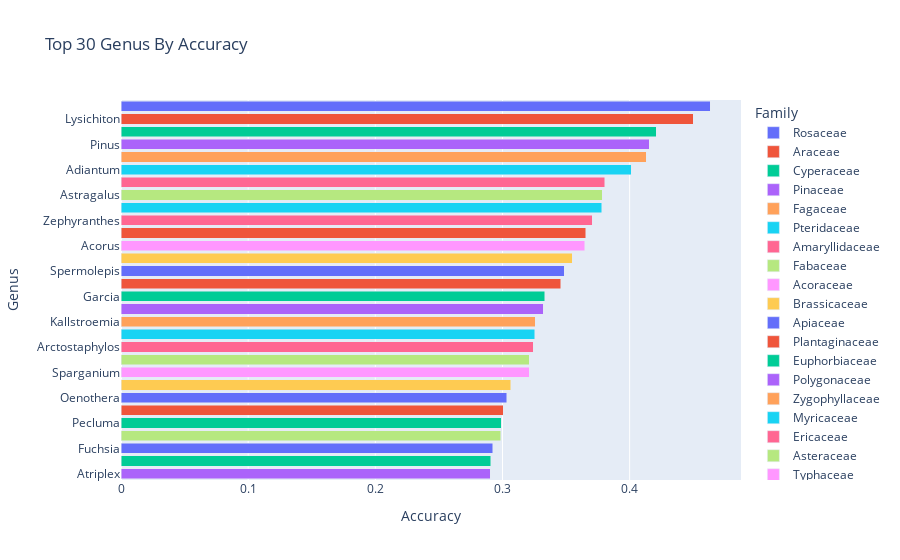

Here is the notebook cell this chart was saved with:
### Code cell
mapping = plot_top_n(correct_genus, 30, "Top 30 Genus By Accuracy", "genus", horizontal=True, color='lightgreen')

### Figure 1 — Plotly figure (JSON) as saved in the notebook; plotly's stock layout.template omitted (floating-point values rounded to 4 significant figures)
{"data": [{"alignmentgroup": "True", "hovertemplate": "Family=Rosaceae<br>Accuracy=%{x}<br>Genus=%{y}<extra></extra>", "legendgroup": "Rosaceae", "marker": {"color": "#636efa", "pattern": {"shape": ""}}, "name": "Rosaceae", "offsetgroup": "Rosaceae", "orientation": "h", "showlegend": true, "textposition": "auto", "type": "bar", "x": [0.4632], "xaxis": "x", "y": ["Crataegus"], "yaxis": "y"}, {"alignmentgroup": "True", "hovertemplate": "Family=Araceae<br>Accuracy=%{x}<br>Genus=%{y}<extra></extra>", "legendgroup": "Araceae", "marker": {"color": "#EF553B", "pattern": {"shape": ""}}, "name": "Araceae", "offsetgroup": "Araceae", "orientation": "h", "showlegend": true, "textposition": "auto", "type": "bar", "x": [0.45, 0.3654], "xaxis": "x", "y": ["Lysichiton", "Anthurium"], "yaxis": "y"}, {"alignmentgroup": "True", "hovertemplate": "Family=Cyperaceae<br>Accuracy=%{x}<br>Genus=%{y}<extra></extra>", "legendgroup": "Cyperaceae", "marker": {"color": "#00cc96", "pattern": {"shape": ""}}, "name": "Cyperaceae", "offsetgroup": "Cyperaceae", "orientation": "h", "showlegend": true, "textposition": "auto", "type": "bar", "x": [0.4208], "xaxis": "x", "y": ["Carex"], "yaxis": "y"}, {"alignmentgroup": "True", "hovertemplate": "Family=Pinaceae<br>Accuracy=%{x}<br>Genus=%{y}<extra></extra>", "legendgroup": "Pinaceae", "marker": {"color": "#ab63fa", "pattern": {"shape": ""}}, "name": "Pinaceae", "offsetgroup": "Pinaceae", "orientation": "h", "showlegend": true, "textposition": "auto", "type": "bar", "x": [0.4154], "xaxis": "x", "y": ["Pinus"], "yaxis": "y"}, {"alignmentgroup": "True", "hovertemplate": "Family=Fagaceae<br>Accuracy=%{x}<br>Genus=%{y}<extra></extra>", "legendgroup": "Fagaceae", "marker": {"color": "#FFA15A", "pattern": {"shape": ""}}, "name": "Fagaceae", "offsetgroup": "Fagaceae", "orientation": "h", "showlegend": true, "textposition": "auto", "type": "bar", "x": [0.413], "xaxis": "x", "y": ["Quercus"], "yaxis": "y"}, {"alignmentgroup": "True", "hovertemplate": "Family=Pteridaceae<br>Accuracy=%{x}<br>Genus=%{y}<extra></extra>", "legendgroup": "Pteridaceae", "marker": {"color": "#19d3f3", "pattern": {"shape": ""}}, "name": "Pteridaceae", "offsetgroup": "Pteridaceae", "orientation": "h", "showlegend": true, "textposition": "auto", "type": "bar", "x": [0.4012, 0.378], "xaxis": "x", "y": ["Adiantum", "Hemionitis"], "yaxis": "y"}, {"alignmentgroup": "True", "hovertemplate": "Family=Amaryllidaceae<br>Accuracy=%{x}<br>Genus=%{y}<extra></extra>", "legendgroup": "Amaryllidaceae", "marker": {"color": "#FF6692", "pattern": {"shape": ""}}, "name": "Amaryllidaceae", "offsetgroup": "Amaryllidaceae", "orientation": "h", "showlegend": true, "textposition": "auto", "type": "bar", "x": [0.3804, 0.3708], "xaxis": "x", "y": ["Hippeastrum", "Zephyranthes"], "yaxis": "y"}, {"alignmentgroup": "True", "hovertemplate": "Family=Fabaceae<br>Accuracy=%{x}<br>Genus=%{y}<extra></extra>", "legendgroup": "Fabaceae", "marker": {"color": "#B6E880", "pattern": {"shape": ""}}, "name": "Fabaceae", "offsetgroup": "Fabaceae", "orientation": "h", "showlegend": true, "textposition": "auto", "type": "bar", "x": [0.3786, 0.2985], "xaxis": "x", "y": ["Astragalus", "Brownea"], "yaxis": "y"}, {"alignmentgroup": "True", "hovertemplate": "Family=Acoraceae<br>Accuracy=%{x}<br>Genus=%{y}<extra></extra>", "legendgroup": "Acoraceae", "marker": {"color": "#FF97FF", "pattern": {"shape": ""}}, "name": "Acoraceae", "offsetgroup": "Acoraceae", "orientation": "h", "showlegend": true, "textposition": "auto", "type": "bar", "x": [0.3649], "xaxis": "x", "y": ["Acorus"], "yaxis": "y"}, {"alignmentgroup": "True", "hovertemplate": "Family=Brassicaceae<br>Accuracy=%{x}<br>Genus=%{y}<extra></extra>", "legendgroup": "Brassicaceae", "marker": {"color": "#FECB52", "pattern": {"shape": ""}}, "name": "Brassicaceae", "offsetgroup": "Brassicaceae", "orientation": "h", "showlegend": true, "textposition": "auto", "type": "bar", "x": [0.3547], "xaxis": "x", "y": ["Boechera"], "yaxis": "y"}, {"alignmentgroup": "True", "hovertemplate": "Family=Apiaceae<br>Accuracy=%{x}<br>Genus=%{y}<extra></extra>", "legendgroup": "Apiaceae", "marker": {"color": "#636efa", "pattern": {"shape": ""}}, "name": "Apiaceae", "offsetgroup": "Apiaceae", "orientation": "h", "showlegend": true, "textposition": "auto", "type": "bar", "x": [0.3485], "xaxis": "x", "y": ["Spermolepis"], "yaxis": "y"}, {"alignmentgroup": "True", "hovertemplate": "Family=Plantaginaceae<br>Accuracy=%{x}<br>Genus=%{y}<extra></extra>", "legendgroup": "Plantaginaceae", "marker": {"color": "#EF553B", "pattern": {"shape": ""}}, "name": "Plantaginaceae", "offsetgroup": "Plantaginaceae", "orientation": "h", "showlegend": true, "textposition": "auto", "type": "bar", "x": [0.3457], "xaxis": "x", "y": ["Penstemon"], "yaxis": "y"}, {"alignmentgroup": "True", "hovertemplate": "Family=Euphorbiaceae<br>Accuracy=%{x}<br>Genus=%{y}<extra></extra>", "legendgroup": "Euphorbiaceae", "marker": {"color": "#00cc96", "pattern": {"shape": ""}}, "name": "Euphorbiaceae", "offsetgroup": "Euphorbiaceae", "orientation": "h", "showlegend": true, "textposition": "auto", "type": "bar", "x": [0.3333], "xaxis": "x", "y": ["Garcia"], "yaxis": "y"}, {"alignmentgroup": "True", "hovertemplate": "Family=Polygonaceae<br>Accuracy=%{x}<br>Genus=%{y}<extra></extra>", "legendgroup": "Polygonaceae", "marker": {"color": "#ab63fa", "pattern": {"shape": ""}}, "name": "Polygonaceae", "offsetgroup": "Polygonaceae", "orientation": "h", "showlegend": true, "textposition": "auto", "type": "bar", "x": [0.3321], "xaxis": "x", "y": ["Coccoloba"], "yaxis": "y"}, {"alignmentgroup": "True", "hovertemplate": "Family=Zygophyllaceae<br>Accuracy=%{x}<br>Genus=%{y}<extra></extra>", "legendgroup": "Zygophyllaceae", "marker": {"color": "#FFA15A", "pattern": {"shape": ""}}, "name": "Zygophyllaceae", "offsetgroup": "Zygophyllaceae", "orientation": "h", "showlegend": true, "textposition": "auto", "type": "bar", "x": [0.3259], "xaxis": "x", "y": ["Kallstroemia"], "yaxis": "y"}, {"alignmentgroup": "True", "hovertemplate": "Family=Myricaceae<br>Accuracy=%{x}<br>Genus=%{y}<extra></extra>", "legendgroup": "Myricaceae", "marker": {"color": "#19d3f3", "pattern": {"shape": ""}}, "name": "Myricaceae", "offsetgroup": "Myricaceae", "orientation": "h", "showlegend": true, "textposition": "auto", "type": "bar", "x": [0.3253], "xaxis": "x", "y": ["Myrica"], "yaxis": "y"}, {"alignmentgroup": "True", "hovertemplate": "Family=Ericaceae<br>Accuracy=%{x}<br>Genus=%{y}<extra></extra>", "legendgroup": "Ericaceae", "marker": {"color": "#FF6692", "pattern": {"shape": ""}}, "name": "Ericaceae", "offsetgroup": "Ericaceae", "orientation": "h", "showlegend": true, "textposition": "auto", "type": "bar", "x": [0.3242], "xaxis": "x", "y": ["Arctostaphylos"], "yaxis": "y"}, {"alignmentgroup": "True", "hovertemplate": "Family=Asteraceae<br>Accuracy=%{x}<br>Genus=%{y}<extra></extra>", "legendgroup": "Asteraceae", "marker": {"color": "#B6E880", "pattern": {"shape": ""}}, "name": "Asteraceae", "offsetgroup": "Asteraceae", "orientation": "h", "showlegend": true, "textposition": "auto", "type": "bar", "x": [0.3212], "xaxis": "x", "y": ["Antennaria"], "yaxis": "y"}, {"alignmentgroup": "True", "hovertemplate": "Family=Typhaceae<br>Accuracy=%{x}<br>Genus=%{y}<extra></extra>", "legendgroup": "Typhaceae", "marker": {"color": "#FF97FF", "pattern": {"shape": ""}}, "name": "Typhaceae", "offsetgroup": "Typhaceae", "orientation": "h", "showlegend": true, "textposition": "auto", "type": "bar", "x": [0.321], "xaxis": "x", "y": ["Sparganium"], "yaxis": "y"}, {"alignmentgroup": "True", "hovertemplate": "Family=Melanthiaceae<br>Accuracy=%{x}<br>Genus=%{y}<extra></extra>", "legendgroup": "Melanthiaceae", "marker": {"color": "#FECB52", "pattern": {"shape": ""}}, "name": "Melanthiaceae", "offsetgroup": "Melanthiaceae", "orientation": "h", "showlegend": true, "textposition": "auto", "type": "bar", "x": [0.3067], "xaxis": "x", "y": ["Helonias"], "yaxis": "y"}, {"alignmentgroup": "True", "hovertemplate": "Family=Onagraceae<br>Accuracy=%{x}<br>Genus=%{y}<extra></extra>", "legendgroup": "Onagraceae", "marker": {"color": "#636efa", "pattern": {"shape": ""}}, "name": "Onagraceae", "offsetgroup": "Onagraceae", "orientation": "h", "showlegend": true, "textposition": "auto", "type": "bar", "x": [0.3033, 0.2923], "xaxis": "x", "y": ["Oenothera", "Fuchsia"], "yaxis": "y"}, {"alignmentgroup": "True", "hovertemplate": "Family=Iridaceae<br>Accuracy=%{x}<br>Genus=%{y}<extra></extra>", "legendgroup": "Iridaceae", "marker": {"color": "#EF553B", "pattern": {"shape": ""}}, "name": "Iridaceae", "offsetgroup": "Iridaceae", "orientation": "h", "showlegend": true, "textposition": "auto", "type": "bar", "x": [0.3007], "xaxis": "x", "y": ["Sisyrinchium"], "yaxis": "y"}, {"alignmentgroup": "True", "hovertemplate": "Family=Polypodiaceae<br>Accuracy=%{x}<br>Genus=%{y}<extra></extra>", "legendgroup": "Polypodiaceae", "marker": {"color": "#00cc96", "pattern": {"shape": ""}}, "name": "Polypodiaceae", "offsetgroup": "Polypodiaceae", "orientation": "h", "showlegend": true, "textposition": "auto", "type": "bar", "x": [0.2989, 0.2908], "xaxis": "x", "y": ["Pecluma", "Microgramma"], "yaxis": "y"}, {"alignmentgroup": "True", "hovertemplate": "Family=Amaranthaceae<br>Accuracy=%{x}<br>Genus=%{y}<extra></extra>", "legendgroup": "Amaranthaceae", "marker": {"color": "#ab63fa", "pattern": {"shape": ""}}, "name": "Amaranthaceae", "offsetgroup": "Amaranthaceae", "orientation": "h", "showlegend": true, "textposition": "auto", "type": "bar", "x": [0.2904], "xaxis": "x", "y": ["Atriplex"], "yaxis": "y"}], "layout": {"barmode": "stack", "legend": {"title": {"text": "Family"}, "tracegroupgap": 0}, "title": {"text": "Top 30 Genus By Accuracy"}, "xaxis": {"anchor": "y", "domain": [0, 1], "title": {"text": "Accuracy"}}, "yaxis": {"anchor": "x", "categoryorder": "total ascending", "domain": [0, 1], "title": {"text": "Genus"}}}}
